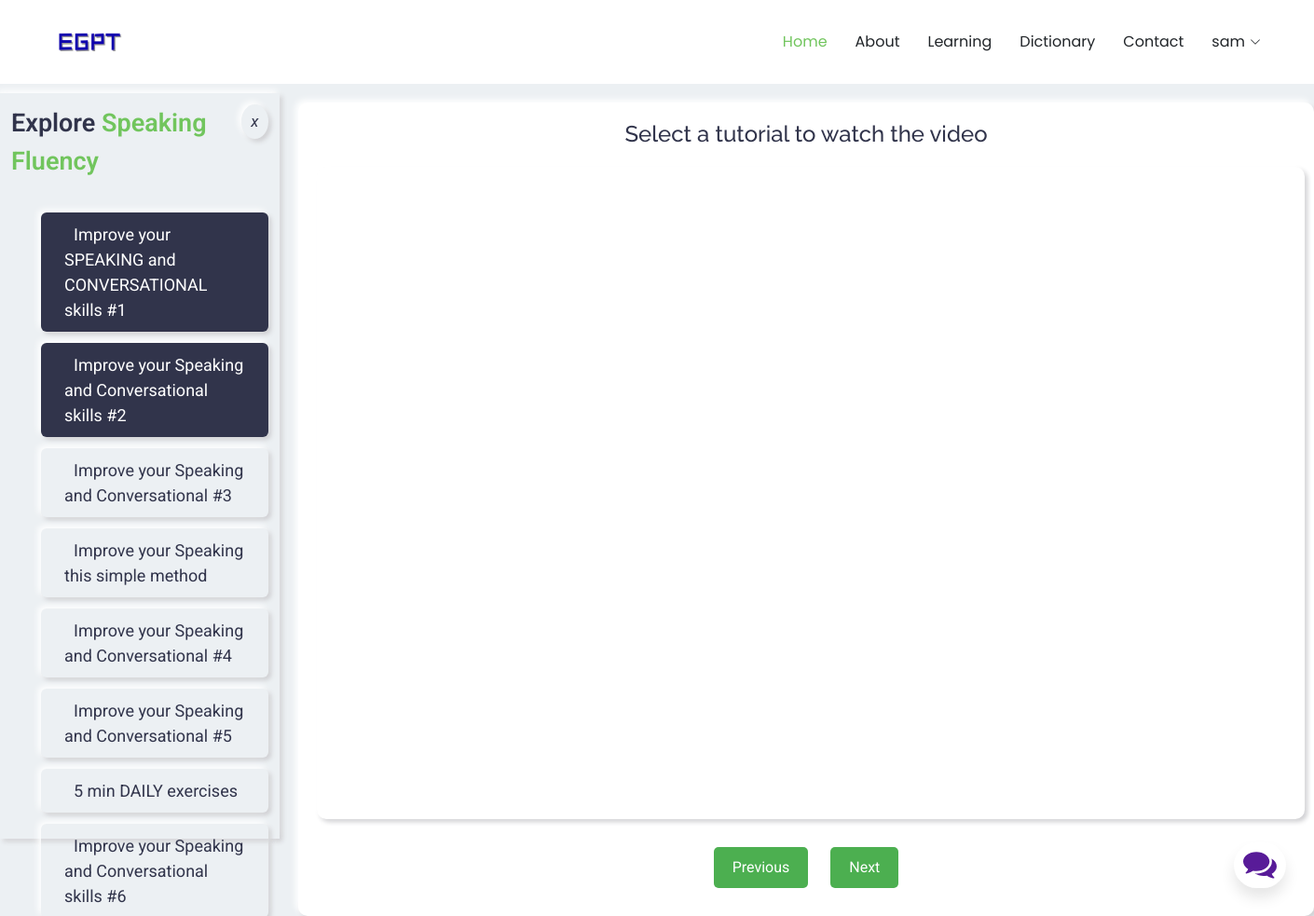
The app's page /service/Speaking_Fluency (signed in) with its own data.
### EGPT/models.py (models this page shows, shortened)
class User(db.Model, UserMixin):
    id = db.Column(db.Integer, primary_key=True)
    first_name = db.Column(db.String(20), nullable=False)
    last_name = db.Column(db.String(20), nullable=False)
    username = db.Column(db.String(20), unique=True, nullable=False)
    email = db.Column(db.String(120), unique=True, nullable=False)
    image_file = db.Column(db.String(20), nullable=False, default='default.jpg')
    is_admin = db.Column(db.Boolean, default=False)
    password = db.Column(db.String(60), nullable=False)
    progress = db.relationship('UserProgress', backref='user', lazy=True)
    messages = db.relationship('Messages', backref='user', lazy=True)

class Service(db.Model):
    id = db.Column(db.Integer, primary_key=True)
    name = db.Column(db.String(100), unique=True, nullable=False)
    description = db.Column(db.Text, nullable=True)
    tutorials = db.relationship('Tutorial', backref='service', lazy=True)

class Tutorial(db.Model):
    id = db.Column(db.Integer, primary_key=True)
    title = db.Column(db.String(100), nullable=False)
    video_url = db.Column(db.String(255), nullable=False)
    service_id = db.Column(db.Integer, db.ForeignKey('service.id'), nullable=False)
    user_progress = db.relationship('UserProgress', backref='tutorial', lazy=True)

### EGPT/main/routes.py (the view)
@main.route('/service/<service_name>')
def service_detail(service_name):
    service = Service.query.filter_by(name=service_name.replace('_', ' ')).first_or_404()
    tutorials = Tutorial.query.filter_by(service_id=service.id).all()
    tutorial_list = []
    for tutorial in tutorials:
        viewed = UserProgress.query.filter_by(user_id=current_user.id, tutorial_id=tutorial.id, is_viewed=True).first()
        tutorial_list.append({
            'id': tutorial.id,
            'title': tutorial.title,
            'video_url': tutorial.video_url,
            'viewed': bool(viewed)
        })
    return render_template('service_detail.html', service={'name': service.name}, tutorials=tutorial_list)

### EGPT/models.py (called while the page is built)
@login_manager.user_loader
def load_user(user_id):
    return User.query.get(int(user_id))

### EGPT/templates/service_detail.html (shortened to what this page needs)
{% extends 'layout.html' %}
{% block content %}
<div>
    <link href="{{url_for('static', filename='css/services.css')}}" rel="stylesheet">
    <div class="side_bar" id="sidebar">
        <div class="title">
            <div class="logo"><span>Explore</span> <span class="description-title">{{ service.name }}</span></div>
            <label class="button cancel" id="close-sidebar"><i class="fas fa-times">x</i></label>
        </div>
        <ul>
            {% for tutorial in tutorials %}
                <li>
                    <a href="javascript:void(0)"
                       onclick="loadVideo('{{ tutorial.video_url }}', {{ tutorial.id }})"
                       data-tutorial-id="{{ tutorial.id }}" class="{{ 'active' if tutorial.viewed else '' }}">
                       {{ tutorial.title }}
                    </a>
                </li>
            {% endfor %}
        </ul>
    </div>
    <div class="video-section">
        <h2 id="video-title">Select a tutorial to watch the video</h2>
        <iframe id="video-player" width="1060" height="700" src="" frameborder="0" allowfullscreen></iframe>
        <div class="nav-buttons">
            <button id="prev-btn" class="nav-btn">Previous</button>
            <button id="next-btn" class="nav-btn">Next</button>
        </div>
    </div>
</div>
{% endblock %}

### EGPT/templates/layout.html (shortened to what this page needs)
<!DOCTYPE html>
<html lang="en">
<head>
  <link href="{{url_for('static', filename='vendor/bootstrap/css/bootstrap.min.css')}}" rel="stylesheet">
  <link href="{{url_for('static', filename='vendor/bootstrap-icons/bootstrap-icons.css')}}" rel="stylesheet">
  <link href="{{url_for('static', filename='vendor/aos/aos.css')}}" rel="stylesheet">
  <link href="{{url_for('static', filename='vendor/glightbox/css/glightbox.min.css')}}" rel="stylesheet">
  <link href="{{url_for('static', filename='css/main.css')}}" rel="stylesheet">
  <link href="{{url_for('static', filename='css/chatbot.css')}}" rel="stylesheet">
  <link href="{{url_for('static', filename='css/about.css')}}" rel="stylesheet">
  <link href="{{url_for('static', filename='css/contact.css')}}" rel="stylesheet">
  <link href="{{url_for('static', filename='css/messages.css')}}" rel="stylesheet">
</head>
<body class="index-page">
  <header id="header" class="header d-flex align-items-center sticky-top">
    <div class="container-fluid container-xl position-relative d-flex align-items-center justify-content-between">
      <a href="{{url_for('main.home')}}" class="logo d-flex align-items-center">
        <img src="{{url_for('static', filename='img/egpt.png')}}" alt="">
      </a>
      <nav id="navmenu" class="navmenu">
        <ul>
          <li><a href="{{url_for('main.home')}}" class="active">Home</a></li>
          <li><a href="{{url_for('main.about')}}">About</a></li>
          {% if current_user.is_authenticated %}
            <li><a href="{{url_for('main.learning')}}">Learning</a></li>
          {%endif %}
          <li><a href="{{url_for('main.dictionary')}}">Dictionary</a></li>
          <li><a href="{{url_for('main.contact_us')}}">Contact</a></li>
          {% if current_user.is_authenticated %}
          <li class="dropdown"><a href="#"><span> {{current_user.username}}</span> <i class="bi bi-chevron-down toggle-dropdown"></i></a>
          </li>
          {%else:%}
            <li><a href="{{ url_for('users.register') }}">Login/SignUp</a></li>
          {%endif%}
        </ul>
      </nav>
    </div>
  </header>
  <main>
 {% block content %}{% endblock %}
 <div class="chatbox">
  <div class="chatbox__button">
      <button><img src="{{ url_for('static', filename='img/chatbox-icon.svg') }}" /></button>
  </div>
</div>
</main>
</body>
</html>

### EGPT/static/css/main.css (style rules this page uses)
:root { --default-font: "Roboto", system-ui, -apple-system, "Segoe UI", Roboto, "Helvetica Neue", Arial, "Noto Sans", "Liberation Sans", sans-serif, "Apple Color Emoji", "Segoe UI Emoji", "Segoe UI Symbol", "Noto Color Emoji"; --heading-font: "Raleway", sans-serif; --nav-font: "Poppins", sans-serif; }
:root { --background-color: #ffffff; --default-color: #212529; --heading-color: #101f0c; --accent-color: #71c55d; --surface-color: #ffffff; --contrast-color: #ffffff; }
:root { --nav-color: #212529; --nav-hover-color: #71c55d; --nav-mobile-background-color: #ffffff; --nav-dropdown-background-color: #ffffff; --nav-dropdown-color: #212529; --nav-dropdown-hover-color: #71c55d; }
:root { scroll-behavior: smooth; }
body { color: var(--default-color); background-color: var(--background-color); font-family: var(--default-font); }
a { color: var(--accent-color); text-decoration: none; transition: 0.3s; }
h1, h2, h3, h4, h5, h6 { color: var(--heading-color); font-family: var(--heading-font); }
.header { color: var(--default-color); background-color: var(--background-color); padding: 15px 0; transition: all 0.5s; z-index: 997; }
.header .logo { line-height: 1; }
.header .logo img { max-height: 32px; margin-right: 8px; }
@media (min-width: 1200px) { .navmenu { padding: 0; } }
@media (min-width: 1200px) { .navmenu ul { margin: 0; padding: 0; display: flex; list-style: none; align-items: center; } }
@media (min-width: 1200px) { .navmenu li { position: relative; } }
@media (min-width: 1200px) { .navmenu a, .navmenu a:focus { color: var(--nav-color); padding: 18px 15px; font-size: 16px; font-family: var(--nav-font); font-weight: 400; display: flex; align-items: center; justify-content: space-between; white-space: nowrap; transition: 0.3s; } }
@media (min-width: 1200px) { .navmenu a i, .navmenu a:focus i { font-size: 12px; line-height: 0; margin-left: 5px; transition: 0.3s; } }
@media (min-width: 1200px) { .navmenu li:last-child a { padding-right: 0; } }
@media (min-width: 1200px) { .navmenu li:hover>a, .navmenu .active, .navmenu .active:focus { color: var(--nav-hover-color); } }
.description-title { color: var(--accent-color); }
.nav-buttons { text-align: center; margin-top: 20px; }
.nav-btn { background-color: #4CAF50; color: white; border: none; padding: 10px 20px; margin: 10px; font-size: 16px; cursor: pointer; border-radius: 5px; transition: background-color 0.3s ease; }

### EGPT/static/css/chatbot.css (style rules this page uses)
.chatbox { position: absolute; bottom: 30px; right: 30px; --primaryGradient: linear-gradient(93.12deg, #581B98 0.52%, #9C1DE7 100%); --secondaryGradient: linear-gradient(268.91deg, #581B98 -2.14%, #9C1DE7 99.69%); --primaryBoxShadow: 0px 10px 15px rgba(0, 0, 0, 0.1); --secondaryBoxShadow: 0px -10px 15px rgba(0, 0, 0, 0.1); --primary: #581B98; }
.chatbox__button { text-align: right; }
.chatbox__button button, .chatbox__button button:focus, .chatbox__button button:visited { padding: 10px; background: white; border: none; outline: none; border-radius: 50px; box-shadow: 0px 10px 15px rgba(0, 0, 0, 0.1); cursor: pointer; }

### EGPT/static/css/messages.css (style rules this page uses)
main { margin-top: 20px; }

### EGPT/static/css/services.css (style rules this page uses)
body { background: #ecf0f3; }
.side_bar { position: fixed; top: 100px; left: 0; width: 300px; height: 100vh; background: #ecf0f3; padding: 12px; box-shadow: -3px -3px 7px #ffffff, 3px 3px 5px #ceced1; transition: all 0.3s ease; }
.side_bar .title { display: flex; justify-content: space-evenly; }
.side_bar .title .logo { font-size: 27px; font-weight: 600; color: #31344b; }
.side_bar ul { margin-top: 35px; list-style: none; }
.side_bar ul a { color: #31344b; text-decoration: none; display: block; margin-top: 12px; font-size: 18px; font-weight: 400; padding: 10px 25px; border-radius: 6px; box-shadow: -3px -3px 7px #ffffff, 3px 3px 5px #ceced1; position: relative; transition: all 0.2s ease; }
label { font-size: 17px; color: #31344b; box-shadow: -3px -3px 7px #ffffff, 3px 3px 5px #ceced1; height: 37px; width: 37px; border-radius: 50%; text-align: center; line-height: 37px; cursor: pointer; transition: all 0.3s ease; }
.video-section { margin-left: 320px; padding: 20px; background: #ffffff; box-shadow: -3px -3px 7px #ffffff, 3px 3px 5px #ceced1; border-radius: 10px; margin-top: 20px; }
.video-section h2 { font-size: 24px; color: #31344b; text-align: center; margin-bottom: 20px; }
#video-player { display: block; margin: 0 auto; box-shadow: -3px -3px 7px #ffffff, 3px 3px 5px #ceced1; border-radius: 10px; }
.side_bar ul a.active { background-color: #31344b; color: #ffffff; }

### records on screen
User: username "sam"
Service: name "Speaking Fluency"
Tutorial: title "Improve your SPEAKING and CONVERSATIONAL skills #1"
Tutorial: title "Improve your Speaking and Conversational skills #2"
Tutorial: title "Improve your Speaking and Conversational #3"
Tutorial: title "Improve your Speaking this simple method"
Tutorial: title "Improve your Speaking and Conversational #4"
Tutorial: title "Improve your Speaking and Conversational #5"
Tutorial: title "5 min DAILY exercises"
Tutorial: title "Improve your Speaking and Conversational skills #6"
